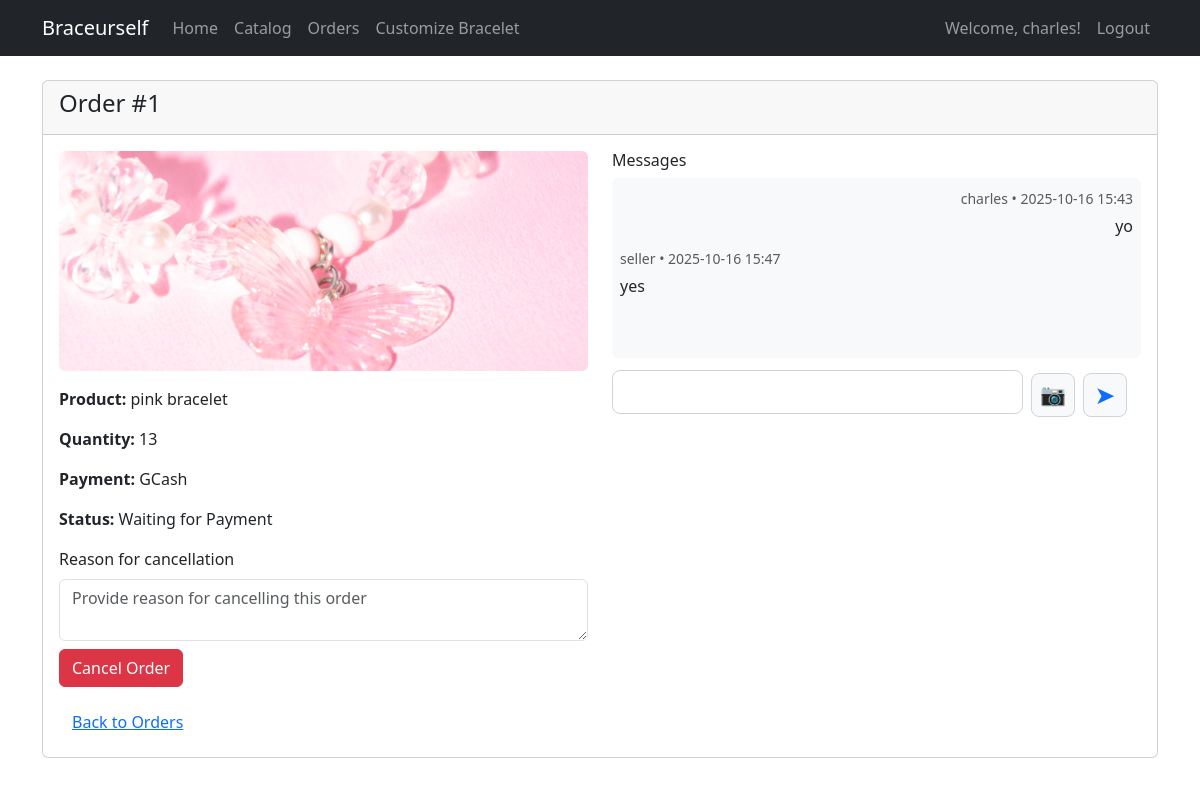
/orders/1/ (signed in), run on the app's committed database.
### shop/models.py (models this page shows, shortened)
class Order(models.Model):
    STATUS_CHOICES = [
        ('waiting', 'Waiting for Payment'),
        ('pending', 'Pending Creation'),
        ('created', 'Finished Creating the Bracelet'),
        ('delivering', 'Bracelet is Being Delivered'),
        ('delivered', 'Bracelet Delivered'),
    ]
    PAYMENT_CHOICES = [
        ('gcash', 'GCash'),
        ('maya', 'Maya'),
    ]
    customer = models.ForeignKey(User, on_delete=models.CASCADE)
    product = models.ForeignKey(Product, on_delete=models.CASCADE)
    quantity = models.PositiveIntegerField()
    payment_type = models.CharField(max_length=20, choices=PAYMENT_CHOICES)
    status = models.CharField(max_length=20, choices=STATUS_CHOICES, default='waiting')
    created_at = models.DateTimeField(auto_now_add=True)
    delivered_at = models.DateTimeField(blank=True, null=True)
    done = models.BooleanField(default=False)
    cancelled = models.BooleanField(default=False)
    cancel_reason = models.TextField(blank=True, null=True)

class Product(models.Model):
    name = models.CharField(max_length=100)
    price = models.DecimalField(max_digits=8, decimal_places=2)
    image = models.ImageField(upload_to='product_images/')
    created_by = models.ForeignKey(SellerProfile, on_delete=models.CASCADE)
    stock = models.PositiveIntegerField(default=0)
    created_at = models.DateTimeField(auto_now_add=True, null=True, blank=True)

class OrderMessage(models.Model):
    order = models.ForeignKey('Order', on_delete=models.CASCADE, related_name='messages')
    sender = models.ForeignKey(User, on_delete=models.CASCADE)
    text = models.TextField(blank=True)
    image = models.ImageField(upload_to='order_messages/', blank=True, null=True)
    timestamp = models.DateTimeField(auto_now_add=True)

### shop/views.py (the view)
# urls.py: path('orders/<int:order_id>/', views.customer_manage_order, name='customer_manage_order'),
def customer_manage_order(request, order_id):
    if not request.user.is_authenticated or hasattr(request.user, 'sellerprofile'):
        return redirect('login')
    order = get_object_or_404(Order, id=order_id, customer=request.user)
    error = None
    if request.method == 'POST':
        if 'cancel_order' in request.POST:
            if order.cancelled:
                messages.error(request, "Order is already cancelled.")
            elif order.done:
                messages.error(request, "Completed orders cannot be cancelled.")
            else:
                cancel_reason = request.POST.get('cancel_reason', '').strip()
                if not cancel_reason:
                    messages.error(request, "Please provide a reason for cancellation.")
                else:
                    order.cancelled = True
                    order.cancel_reason = cancel_reason
                    try:
                        product = order.product
                        product.stock += order.quantity
                        product.save()
                    except Exception:
                        messages.warning(request, "Order cancelled but failed to restore stock automatically.")
                    order.save()
                    messages.success(request, "Order cancelled.")
                    return redirect('order_list')
        else:
            msg_form = OrderMessageForm(request.POST, request.FILES)
            if msg_form.is_valid():
                msg = msg_form.save(commit=False)
                msg.order = order
                msg.sender = request.user
                msg.save()
                messages.success(request, "Message sent.")
                return redirect('customer_manage_order', order_id=order.id)
            else:
                messages.error(request, "Failed to send message. Please correct errors below.")
    else:
        msg_form = OrderMessageForm()
    return render(request, 'shop/customer_manage_order.html', {
        'order': order,
        'msg_form': msg_form,
        'error': error,
    })

### shop/views.py
class OrderMessageForm(forms.ModelForm):
    class Meta:
        model = OrderMessage
        fields = ['text', 'image']

### shop/templates/shop/customer_manage_order.html (shortened to what this page needs)
{% extends 'shop/base.html' %}
{% block content %}
<div class="card mt-4">
    <div class="card-header">
        <h4>Order #{{ order.id }}</h4>
    </div>
    <div class="card-body">
        <div class="row">
            <div class="col-md-6">
                {% if order.product.image %}
                    <img src="{{ order.product.image.url }}" alt="{{ order.product.name }}" class="mb-3 rounded" style="width:100%;height:220px;object-fit:cover;">
                {% endif %}
                <p><strong>Product:</strong> {{ order.product.name }}</p>
                <p><strong>Quantity:</strong> {{ order.quantity }}</p>
                <p><strong>Payment:</strong> {{ order.get_payment_type_display }}</p>
                <p><strong>Status:</strong> {{ order.get_status_display }}</p>
                {% if order.cancelled %}
                    <div class="alert alert-danger mt-2"><strong>Cancelled</strong><br>Reason: {{ order.cancel_reason }}</div>
                {% else %}
                    <form method="post" class="mt-3">
                        <div class="mb-2">
                            <label for="cancel_reason" class="form-label">Reason for cancellation</label>
                            <textarea name="cancel_reason" id="cancel_reason" class="form-control" rows="2" placeholder="Provide reason for cancelling this order"></textarea>
                        </div>
                        <button type="submit" name="cancel_order" class="btn btn-danger">Cancel Order</button>
                    </form>
                {% endif %}
                <a href="{% url 'order_list' %}" class="btn btn-link mt-3">Back to Orders</a>
            </div>
            <div class="col-md-6">
                <h6>Messages</h6>
                <div class="customer-messages">
                    <div class="messages-list">
                        {% for msg in order.messages.all %}
                            <div class="mb-2 {% if msg.sender == user %}text-end{% endif %}">
                                <small class="text-muted">{{ msg.sender.username }} • {{ msg.timestamp|date:"Y-m-d H:i" }}</small><br>
                                {% if msg.text %}<div class="mt-1">{{ msg.text|linebreaksbr }}</div>{% endif %}
                            </div>
                        {% empty %}
                            <p class="text-muted">No messages yet.</p>
                        {% endfor %}
                    </div>
                    <form method="post" enctype="multipart/form-data" class="msg-controls">
                        <div class="msg-textbox">
                            {{ msg_form.text }}
                        </div>
                        <div class="right-btns">
                            <label for="customer-msg-image" class="custom-file-label" title="Attach image">
                                <span>📷</span>
                            </label>
                            <button type="submit" class="square-btn btn btn-outline-primary" title="Send">
                                <span class="bi bi-send" style="font-size:1.2em;">&#10148;</span>
                            </button>
                        </div>
                    </form>
                </div>
            </div>
        </div>
    </div>
</div>
{% endblock %}

### shop/templates/shop/base.html (shortened to what this page needs)
<!DOCTYPE html>
<html lang="en">
<head>
    <link href="https://cdn.jsdelivr.net/npm/bootstrap@5.3.3/dist/css/bootstrap.min.css" rel="stylesheet">
</head>
<body>
    <nav class="navbar navbar-expand-lg navbar-dark bg-dark mb-4">
        <div class="container">
            <a class="navbar-brand" href="{% url 'home' %}">Braceurself</a>
            <div class="collapse navbar-collapse">
                <ul class="navbar-nav me-auto mb-2 mb-lg-0">
                    <li class="nav-item"><a class="nav-link" href="{% url 'home' %}">Home</a></li>
                    <li class="nav-item"><a class="nav-link" href="{% url 'catalog' %}">Catalog</a></li>
                    {% if user.is_authenticated and not user.sellerprofile %}
                        <li class="nav-item"><a class="nav-link" href="{% url 'order_list' %}">Orders</a></li>
                        <li class="nav-item"><a class="nav-link" href="{% url 'customize_bracelet' %}">Customize Bracelet</a></li>
                    {% endif %}
                </ul>
                <ul class="navbar-nav ms-auto mb-2 mb-lg-0">
                    {% if user.is_authenticated %}
                        {% if user.sellerprofile %}
                            <li class="nav-item">
                                <a class="nav-link text-warning" href="#"
                                   tabindex="-1">Seller: {{ user.username }}</a>
                            </li>
                        {% else %}
                            <li class="nav-item">
                                <a class="nav-link" href="#" tabindex="-1">Welcome, {{ user.username }}!</a>
                            </li>
                        {% endif %}
                        <li class="nav-item"><a class="nav-link" href="{% url 'logout' %}">Logout</a></li>
                    {% else %}
                        <li class="nav-item"><a class="nav-link" href="{% url 'login' %}">Login</a></li>
                        <li class="nav-item"><a class="nav-link" href="{% url 'register' %}">Register</a></li>
                    {% endif %}
                </ul>
            </div>
        </div>
    </nav>
    <div class="container">
        {% block content %}{% endblock %}
    </div>
</body>
</html>

### shop/templates/shop/customer_manage_order.html (style rules this page uses)
.customer-messages .messages-list { min-height: 180px; max-height: 300px; overflow-y: auto; background: #f8f9fa; padding: 8px; border-radius: 6px; }
.customer-messages .msg-controls { display: flex; width: 100%; gap: 8px; align-items: center; margin-top: .75rem; }
.customer-messages textarea[name="text"], .customer-messages input[name="text"] { width: 100%; height: 44px; padding: .5rem .75rem; font-size: 1rem; border-radius: .5rem; border: 1px solid #ced4da; resize: none; box-sizing: border-box; }
.customer-messages .custom-file-label { width: 44px; height: 44px; display: inline-flex; align-items: center; justify-content: center; border-radius: .5rem; border: 1px solid #ced4da; background: #f8f9fa; cursor: pointer; font-size: 1.3rem; transition: background .2s; padding: 0; }
.customer-messages button[type="submit"] { width: 44px; height: 44px; display: inline-flex; align-items: center; justify-content: center; border-radius: .5rem; border: 1px solid #ced4da; background: #f8f9fa; cursor: pointer; font-size: 1.3rem; transition: background .2s; padding: 0; }
.customer-messages .msg-textbox { flex: 1 1 auto; }
.customer-messages .right-btns { display: flex; gap: 8px; }
.customer-messages .square-btn, .customer-messages .custom-file-label { width: 44px; height: 44px; display: inline-flex; align-items: center; justify-content: center; border-radius: .5rem; border: 1px solid #ced4da; background: #f8f9fa; cursor: pointer; font-size: 1.3rem; transition: background .2s; padding: 0; }

### data on the page
Order: id "1", product.image (picture), product.name "pink bracelet", quantity "13", payment_type "GCash", status "Waiting for Payment"
OrderMessage: sender.username "charles", timestamp "2025-10-16 15:43", text "yo"
OrderMessage: sender.username "seller", timestamp "2025-10-16 15:47", text "yes"

### other printed values
{{ user.username }} "charles"
